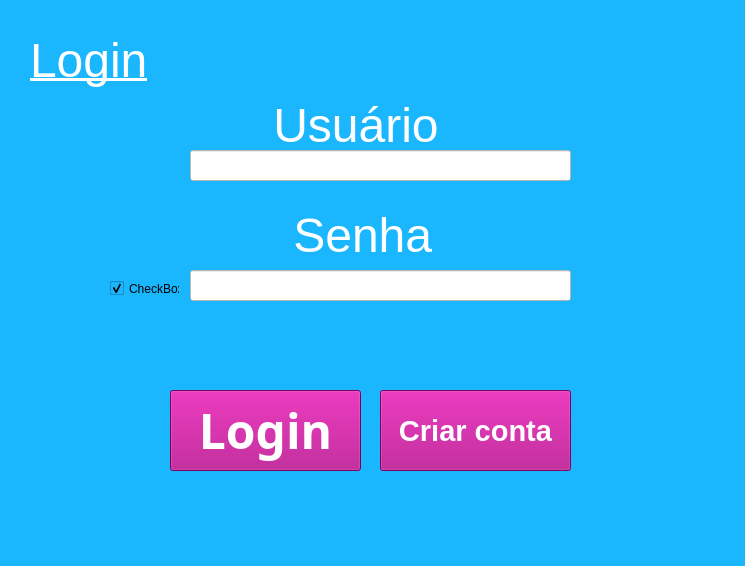
<?xml version="1.0" encoding="UTF-8"?>
<ui version="4.0">
 <class>MainWindow</class>
 <widget class="QMainWindow" name="MainWindow">
  <property name="geometry">
   <rect>
    <x>0</x>
    <y>0</y>
    <width>745</width>
    <height>566</height>
   </rect>
  </property>
  <property name="cursor">
   <cursorShape>ArrowCursor</cursorShape>
  </property>
  <property name="windowTitle">
   <string>MainWindow</string>
  </property>
  <property name="styleSheet">
   <string notr="true">background-color: rgb(170, 0, 127);
background-color: rgb(26, 183, 255);</string>
  </property>
  <widget class="QWidget" name="centralwidget">
   <widget class="QLineEdit" name="User">
    <property name="geometry">
     <rect>
      <x>190</x>
      <y>150</y>
      <width>381</width>
      <height>31</height>
     </rect>
    </property>
    <property name="font">
     <font>
      <pointsize>16</pointsize>
     </font>
    </property>
    <property name="styleSheet">
     <string notr="true">background-color: rgb(255, 255, 255);
fontSize: (10px)</string>
    </property>
    <property name="text">
     <string/>
    </property>
    <property name="maxLength">
     <number>32777</number>
    </property>
    <property name="echoMode">
     <enum>QLineEdit::Normal</enum>
    </property>
    <property name="alignment">
     <set>Qt::AlignCenter</set>
    </property>
    <property name="clearButtonEnabled">
     <bool>true</bool>
    </property>
   </widget>
   <widget class="QLineEdit" name="Senha">
    <property name="geometry">
     <rect>
      <x>190</x>
      <y>270</y>
      <width>381</width>
      <height>31</height>
     </rect>
    </property>
    <property name="font">
     <font>
      <pointsize>16</pointsize>
     </font>
    </property>
    <property name="styleSheet">
     <string notr="true">background-color: rgb(255, 255, 255);</string>
    </property>
    <property name="text">
     <string/>
    </property>
    <property name="echoMode">
     <enum>QLineEdit::Normal</enum>
    </property>
    <property name="cursorPosition">
     <number>0</number>
    </property>
    <property name="alignment">
     <set>Qt::AlignCenter</set>
    </property>
    <property name="clearButtonEnabled">
     <bool>true</bool>
    </property>
   </widget>
   <widget class="QPushButton" name="ButtonLogin">
    <property name="geometry">
     <rect>
      <x>170</x>
      <y>390</y>
      <width>191</width>
      <height>81</height>
     </rect>
    </property>
    <property name="font">
     <font>
      <family>Sakkal Majalla</family>
      <pointsize>36</pointsize>
      <weight>75</weight>
      <bold>true</bold>
      <underline>false</underline>
     </font>
    </property>
    <property name="cursor">
     <cursorShape>ArrowCursor</cursorShape>
    </property>
    <property name="styleSheet">
     <string notr="true">background-color: rgb(170, 0, 127);
color:rgb(255, 255, 255);</string>
    </property>
    <property name="text">
     <string>Login</string>
    </property>
   </widget>
   <widget class="QPushButton" name="ButtonCriar">
    <property name="geometry">
     <rect>
      <x>380</x>
      <y>390</y>
      <width>191</width>
      <height>81</height>
     </rect>
    </property>
    <property name="font">
     <font>
      <pointsize>22</pointsize>
      <weight>75</weight>
      <bold>true</bold>
     </font>
    </property>
    <property name="styleSheet">
     <string notr="true">background-color: rgb(170, 0, 127);
color:rgb(255, 255, 255);</string>
    </property>
    <property name="text">
     <string>Criar conta</string>
    </property>
   </widget>
   <widget class="QLabel" name="txtUser">
    <property name="geometry">
     <rect>
      <x>180</x>
      <y>80</y>
      <width>291</width>
      <height>91</height>
     </rect>
    </property>
    <property name="font">
     <font>
      <pointsize>36</pointsize>
      <weight>50</weight>
      <bold>false</bold>
     </font>
    </property>
    <property name="styleSheet">
     <string notr="true">color: rgb(255, 255, 255);</string>
    </property>
    <property name="text">
     <string>       Usuário</string>
    </property>
   </widget>
   <widget class="QLabel" name="txtSenha">
    <property name="geometry">
     <rect>
      <x>240</x>
      <y>190</y>
      <width>291</width>
      <height>91</height>
     </rect>
    </property>
    <property name="font">
     <font>
      <pointsize>36</pointsize>
      <weight>50</weight>
      <bold>false</bold>
     </font>
    </property>
    <property name="styleSheet">
     <string notr="true">color: rgb(255, 255, 255);</string>
    </property>
    <property name="text">
     <string>    Senha</string>
    </property>
   </widget>
   <widget class="QLabel" name="txtLogin">
    <property name="geometry">
     <rect>
      <x>30</x>
      <y>30</y>
      <width>201</width>
      <height>61</height>
     </rect>
    </property>
    <property name="font">
     <font>
      <pointsize>36</pointsize>
      <weight>50</weight>
      <bold>false</bold>
      <underline>true</underline>
     </font>
    </property>
    <property name="styleSheet">
     <string notr="true">color: rgb(255, 255, 255);
</string>
    </property>
    <property name="lineWidth">
     <number>0</number>
    </property>
    <property name="midLineWidth">
     <number>0</number>
    </property>
    <property name="text">
     <string>Login</string>
    </property>
    <property name="margin">
     <number>1</number>
    </property>
   </widget>
   <widget class="QCheckBox" name="Esconder">
    <property name="geometry">
     <rect>
      <x>110</x>
      <y>280</y>
      <width>70</width>
      <height>17</height>
     </rect>
    </property>
    <property name="text">
     <string>CheckBox</string>
    </property>
    <property name="checkable">
     <bool>true</bool>
    </property>
    <property name="checked">
     <bool>true</bool>
    </property>
    <property name="autoRepeat">
     <bool>true</bool>
    </property>
   </widget>
   <zorder>txtSenha</zorder>
   <zorder>txtUser</zorder>
   <zorder>User</zorder>
   <zorder>Senha</zorder>
   <zorder>ButtonLogin</zorder>
   <zorder>ButtonCriar</zorder>
   <zorder>txtLogin</zorder>
   <zorder>Esconder</zorder>
  </widget>
  <widget class="QMenuBar" name="menubar">
   <property name="geometry">
    <rect>
     <x>0</x>
     <y>0</y>
     <width>745</width>
     <height>21</height>
    </rect>
   </property>
  </widget>
  <widget class="QStatusBar" name="statusbar"/>
 </widget>
 <resources/>
 <connections/>
</ui>
